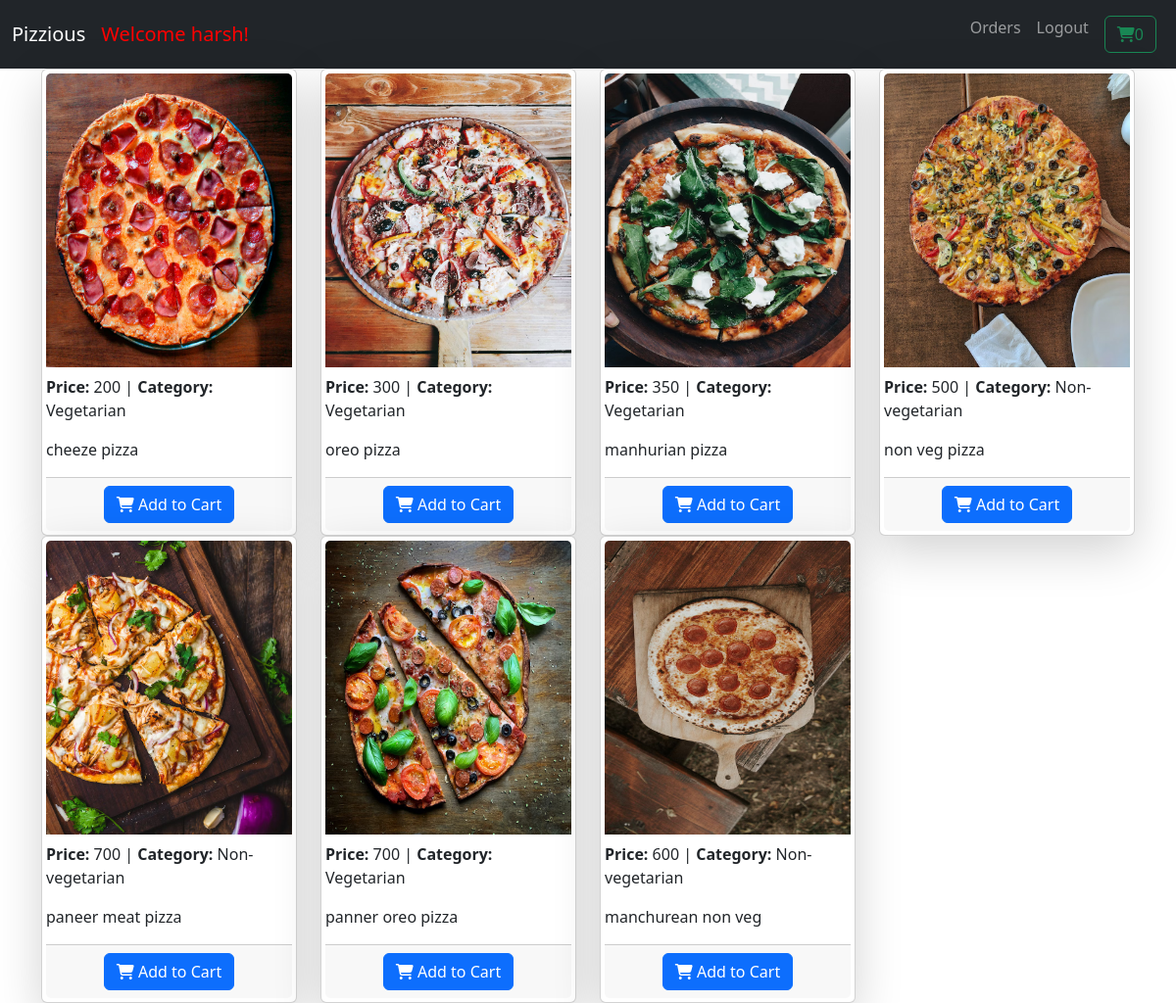
The page /api/home/ (signed in) on the database its author committed.
### order/models.py (models this page shows)
class BaseModel(models.Model):
    uid=models.UUIDField(default=uuid.uuid4,editable=False,primary_key=True)
    created_at=models.DateField(auto_now_add=True)
    updated_at=models.DateField( auto_now_add=True)
    class Meta:
        abstract=True

class Pizza(BaseModel):
    category=models.ForeignKey(Pizzacategory,on_delete=models.CASCADE,related_name="pizza")
    pizza_name=models.CharField(max_length=150)
    price=models.IntegerField(default=100)
    images=models.ImageField(upload_to='uploads/images')

class Pizzacategory(BaseModel):
    category_name=models.CharField(max_length=100)

### order/views.py (the view)
# urls.py: path("home/",views.home,name="home" ),
def home(request):
    pizzas=Pizza.objects.all()
    context={'pizzas':pizzas}
    return render(request,'home.html',context)

### order/templates/home.html (shortened to what this page needs)
    {% extends "base.html" %}
    {% block start %}
    <div class="container">
        <div class="row">
            {% for pizza in pizzas %}
            <div class="col-6 col-sm-6 col-md-4 col-lg-3">
                <div class="card shadow-lg h-100 p-1" >
                    <img class="card-img-top" src="{{ MEDIA_URL }}{{ pizza.images.url }}" alt="Card image cap" style="height:300px">
                    <div class="card-block">
                        <p><strong>Price:</strong> {{ pizza.price }} | <strong>Category:</strong> {{ pizza.category.category_name }}</p>
                        <p>{{ pizza.pizza_name }}</p>
                        <div class="card-footer text-center">
                            <a href="{% url 'addcart' pizza.uid %}" class="btn btn-primary"><i class="fa-solid fa-cart-shopping"></i> Add to Cart</a>
                        </div>
                    </div>
                </div>
            </div>
            {% endfor %}
        </div>
    </div>
    {% endblock %}

### order/templates/base.html (shortened to what this page needs)
<!doctype html>
<html lang="en">
  <head>
    <link href="https://cdn.jsdelivr.net/npm/bootstrap@5.3.0/dist/css/bootstrap.min.css" rel="stylesheet">
    <link rel="stylesheet" href=
    "https://cdnjs.cloudflare.com/ajax/libs/font-awesome/6.2.0/css/all.css">
</head>
  <body>
    <nav class="navbar navbar-expand-lg navbar-dark bg-dark">
      <div class="container-fluid">
          <a href="{% url 'home' %}" class="navbar-brand">Pizzious</a>
        {% if request.user.is_authenticated %}
          <a style="color:red;font-size:20px" class="nav-link">Welcome {{request.user.username}}!</a>
        {% endif %}
          <div class="collapse navbar-collapse justify-content-end" id="navbarNav">
              <ul class="navbar-nav">
                  {% if request.user.is_authenticated %}
                  <li class="nav-item">
                      <a href="{% url 'orders' %}" class="nav-link">Orders</a>
                  </li>
                  <li class="nav-item">
                      <a href="{% url 'logout' %}" class="nav-link">Logout</a>
                  </li>
                  <li class="nav-item">
                      <a href="{% url 'cart' %}" class="nav-link">
                          <button class="btn btn-outline-success">
                              <i class="fa-solid fa-cart-shopping"></i>{{ request.user.cart_count }}
                          </button>
                      </a>
                  </li>
                  {% endif %}
              </ul>
          </div>
      </div>
  </nav>
      {% block start %}
      {% endblock %}
  </body>
</html>

### rows shown on the page
Pizza: images (picture), price "200", category.category_name "Vegetarian", pizza_name "cheeze pizza"
Pizza: images (picture), price "300", category.category_name "Vegetarian", pizza_name "oreo pizza"
Pizza: images (picture), price "350", category.category_name "Vegetarian", pizza_name "manhurian pizza"
Pizza: images (picture), price "500", category.category_name "Non-vegetarian", pizza_name "non veg pizza"
Pizza: images (picture), price "700", category.category_name "Non-vegetarian", pizza_name "paneer meat pizza"
Pizza: images (picture), price "700", category.category_name "Vegetarian", pizza_name "panner oreo pizza"
Pizza: images (picture), price "600", category.category_name "Non-vegetarian", pizza_name "manchurean non veg"

### other values the page prints
{{ request.user.username }} "harsh"
{{ request.user.cart_count }} "0"
